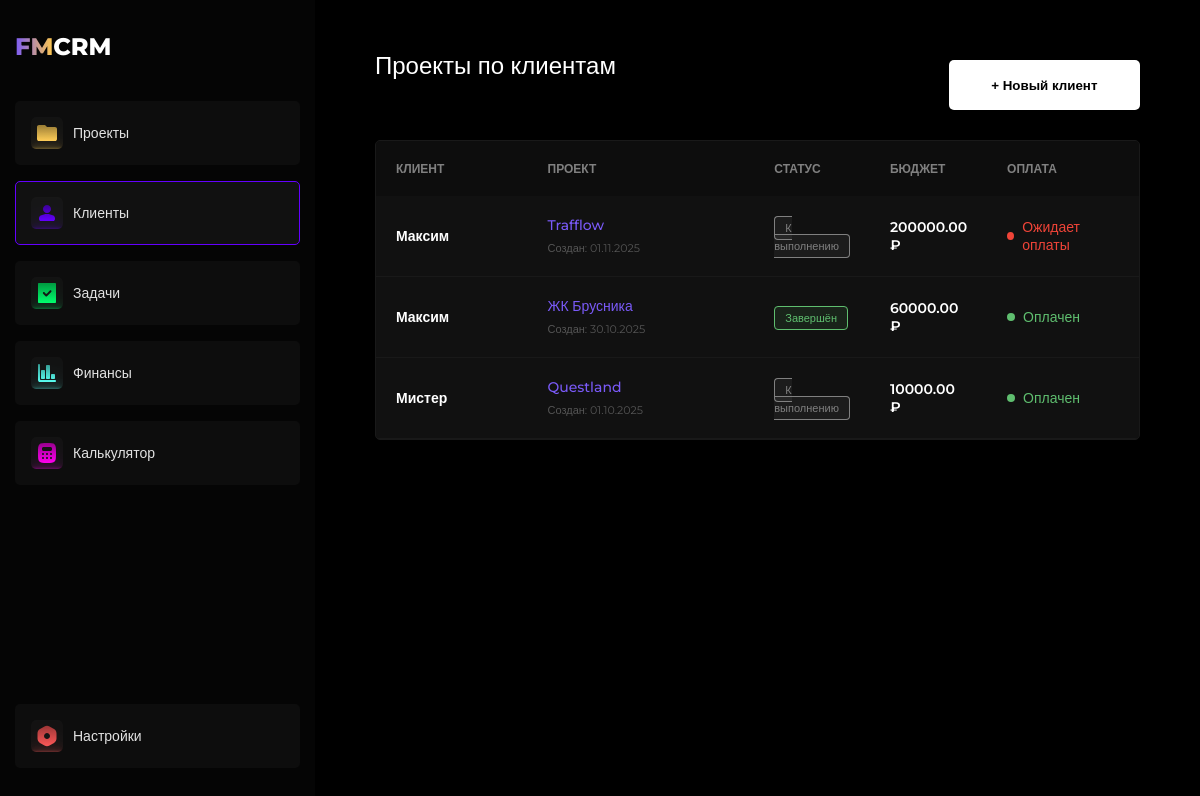
Before: /clients/ with the older database file.
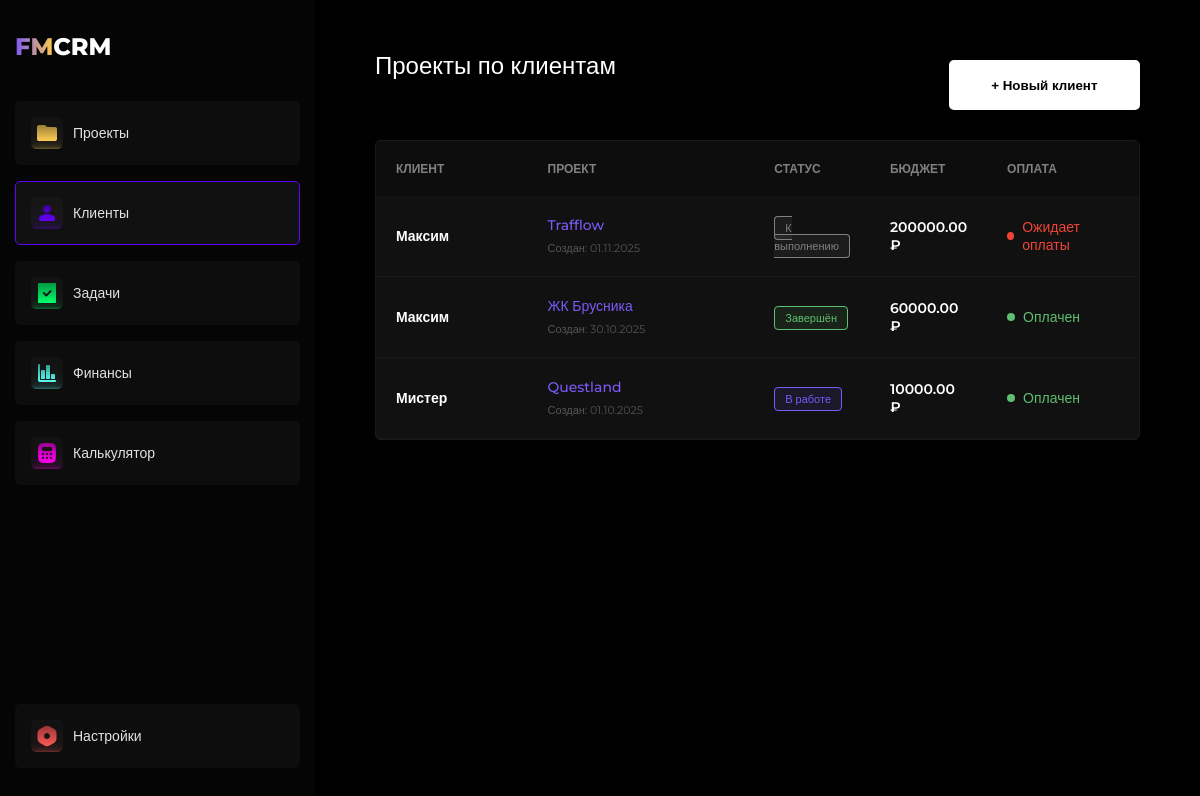
After: the same page with the newer database file.
### crm/models.py (models this page shows, shortened)
class Project(models.Model):
    STATUS_CHOICES = (
        ('planned', 'К выполнению'),
        ('inwork', 'В работе'),
        ('done', 'Завершён'),
        ('overdue', 'Просрочен'),
        ('paused', 'Приостановлен'),
    )
    PAYMENT_CHOICES = (
        ('paid', 'Оплачен'),
        ('not-paid', 'Не оплачен'),
        ('pending', 'Ожидает оплаты'),
    )
    title = models.CharField(max_length=200, verbose_name="Название проекта")
    client = models.ForeignKey(
        Client,
        on_delete=models.SET_NULL,
        null=True,
        blank=True,
        related_name='projects',
        verbose_name="Клиент"
    )
    description = models.TextField(blank=True, null=True, verbose_name="Описание проекта")
    status = models.CharField(max_length=20, choices=STATUS_CHOICES, default='planned', verbose_name="Статус")
    budget = models.DecimalField(max_digits=10, decimal_places=2, null=True, blank=True, verbose_name="Бюджет")
    start_date = models.DateField(null=True, blank=True, verbose_name="Дата начала")
    end_date = models.DateField(null=True, blank=True, verbose_name="Дата завершения")
    payment_status = models.CharField(max_length=20, choices=PAYMENT_CHOICES, default='not-paid', verbose_name="Оплата")
    order = models.PositiveIntegerField(default=0, verbose_name="Позиция")
    def get_status_display(self):
        return dict(self.STATUS_CHOICES).get(self.status, '—')
    def get_payment_status_display(self):
        return dict(self.PAYMENT_CHOICES).get(self.payment_status, '—')
    class Meta:
        ordering = ['status', 'order', 'id']

class Client(models.Model):
    name = models.CharField(max_length=200, verbose_name="Имя/Компания")
    contact_person = models.CharField(max_length=200, blank=True, null=True, verbose_name="Контактное лицо")
    email = models.EmailField(blank=True, null=True, verbose_name="Email")
    phone = models.CharField(max_length=20, blank=True, null=True, verbose_name="Телефон")
    telegram = models.CharField(max_length=100, blank=True, null=True, verbose_name="Telegram")
    is_vip = models.BooleanField(default=False, verbose_name="VIP статус")
    created_at = models.DateTimeField(auto_now_add=True, verbose_name="Дата добавления")
    class Meta:
        verbose_name = "Клиент"
        verbose_name_plural = "Клиенты"
        ordering = ['name']

### crm/views.py (the view)
# urls.py: path('clients/', views.client_projects_view, name='clients'),
def client_projects_view(request):
    all_projects = Project.objects.select_related('client').all().order_by('client__name', '-start_date')
    return render(request, 'clients.html', {'projects': all_projects})

### templates/clients.html (shortened to what this page needs)
{% extends 'base.html' %}
{% block content %}
<div class="content">
    <div class="topbar">
        <h1>Проекты по клиентам</h1>
        <button class="add-project-btn">+ Новый клиент</button>
    </div>
    <div class="project-card" style="padding: 0; overflow: hidden; border: 1px solid #191919; background-color: #111;">
        <table style="width: 100%; border-collapse: collapse; color: white; text-align: left;">
            <thead>
                <tr style="background-color: #0D0D0D; color: #808080; font-size: 12px; text-transform: uppercase;">
                    <th style="padding: 20px; width: 20%;">Клиент</th>
                    <th style="padding: 20px; width: 30%;">Проект</th>
                    <th style="padding: 20px; width: 15%;">Статус</th>
                    <th style="padding: 20px; width: 15%;">Бюджет</th>
                    <th style="padding: 20px; width: 20%;">Оплата</th>
                </tr>
            </thead>
            <tbody style="font-size: 14px;">
                {% for project in projects %}
                <tr style="border-bottom: 1px solid #191919; transition: background 0.2s;" onmouseover="this.style.backgroundColor='#161616'" onmouseout="this.style.backgroundColor='transparent'">
                    <td style="padding: 20px;">
                        <div style="font-weight: 600; color: #fff;">
                            {{ project.client.name|default:"Без клиента" }}
                        </div>
                    </td>
                    <td style="padding: 20px;">
                        <a href="{% url 'project_detail' project.id %}" style="color: #7A5AF8; text-decoration: none; font-weight: 500; display: block; margin-bottom: 4px;">
                            {{ project.title }}
                        </a>
                        <span style="font-size: 11px; color: #555;">Создан: {{ project.start_date|date:"d.m.Y" }}</span>
                    </td>
                    <td style="padding: 20px;">
                        <span style="padding: 4px 10px; border-radius: 4px; font-size: 11px; font-weight: 500; border: 1px solid;
                            {% if project.status == 'done' %} background: rgba(95,190,111,0.1); color: #5FBE6F; border-color: #5FBE6F;
                            {% elif project.status == 'inwork' %} background: rgba(122,90,248,0.1); color: #7A5AF8; border-color: #7A5AF8;
                            {% elif project.status == 'overdue' %} background: rgba(240,68,56,0.1); color: #F04438; border-color: #F04438;
                            {% else %} background: rgba(128,128,128,0.1); color: #808080; border-color: #808080; {% endif %}">
                            {{ project.get_status_display }}
                        </span>
                    </td>
                    <td style="padding: 20px; font-weight: 600;">
                        {{ project.budget|default:"0" }} ₽
                    </td>
                    <td style="padding: 20px;">
                        <div style="display: flex; align-items: center; gap: 8px;">
                            <div style="width: 8px; height: 8px; border-radius: 50%; background-color: {% if project.payment_status == 'paid' %}#5FBE6F{% else %}#F04438{% endif %};"></div>
                            <span style="color: {% if project.payment_status == 'paid' %}#5FBE6F{% else %}#F04438{% endif %};">
                                {{ project.get_payment_status_display }}
                            </span>
                        </div>
                    </td>
                </tr>
                {% empty %}
                <tr>
                    <td colspan="5" style="padding: 40px; text-align: center; color: #666;">
                        Проектов пока нет. Добавьте первый проект и привяжите его к клиенту.
                    </td>
                </tr>
                {% endfor %}
            </tbody>
        </table>
    </div>
</div>
{% endblock %}

Changed rows visible on the page:
changed Project "Questland": status "К выполнению" → "В работе"
